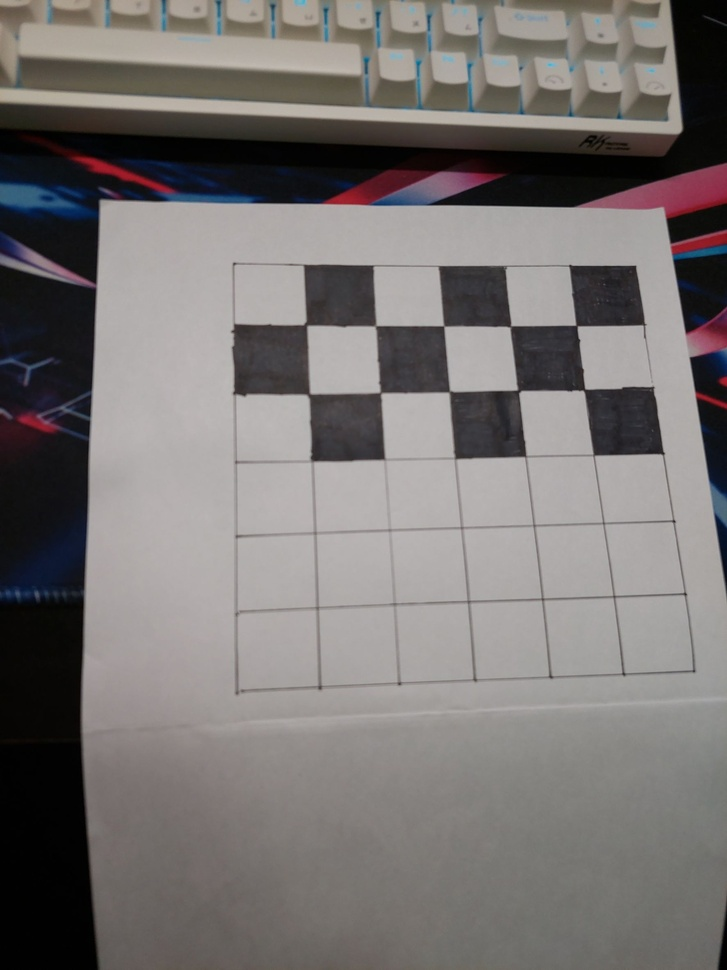
#> input picture hw9/images/homography_images/image_03.jpg, 727 x 970 px, shrunk from 1773 x 2364 before the run, found by its file name
$ python test.py
#> lines starting #> are read from the running program, lines starting #| are printed output that depends on the picture
### hw9/compute_fundamental_matrix.py
import numpy as np
import matplotlib.pyplot as plt
import cv2

# [54 lines left out: function compute_fundamental_matrix, not called in this run]

def compute_fundamental_matrix_with_RANSAC(points1, points2, threshold=1.0, num_iterations=1000):
    """
    使用RANSAC算法計算基本矩陣
    """
    best_F = None
    best_inliers = []
    max_inliers = 0

    for _ in range(num_iterations):
        # 1. 隨機選擇8個點
        idx = np.random.choice(len(points1), 8, replace=False)
        sample_points1 = points1[idx]
        sample_points2 = points2[idx]

        # 2. 計算F
        F = compute_fundamental_matrix(sample_points1, sample_points2)

        # 3. 計算所有點的誤差
        inliers = []
        for i in range(len(points1)):
            p1 = np.append(points1[i], 1)
            p2 = np.append(points2[i], 1)

            # 計算極線距離
            line = F @ p1
            error = abs(np.dot(p2, line)) / np.sqrt(line[0]**2 + line[1]**2)

            if error < threshold:
                inliers.append(i)

        # 4. 更新最佳結果
        if len(inliers) > max_inliers:
            max_inliers = len(inliers)
            best_inliers = inliers
            best_F = F


    # 5. 使用���有內點重新計算F
    if best_inliers:
        best_F = compute_fundamental_matrix(
            points1[best_inliers],
            points2[best_inliers]
        )

    return best_F, best_inliers

def select_corresponding_points(img1, img2, num_points=8):
    """
    使用matplotlib手動選取兩張圖片中的對應特徵點
    """
    points1 = []
    points2 = []

    # 創建並排顯示的圖片
    fig, (ax1, ax2) = plt.subplots(1, 2, figsize=(15, 8))

    # 顯示圖片
    ax1.imshow(cv2.cvtColor(img1, cv2.COLOR_BGR2RGB))
    ax2.imshow(cv2.cvtColor(img2, cv2.COLOR_BGR2RGB))

    ax1.set_title(f'Image 1 - Selected 0/{num_points} points')
    ax2.set_title(f'Image 2 - Selected 0/{num_points} points')

    # [25 lines left out: function onclick, not called in this run]

    # 綁定點擊事件
    cid = fig.canvas.mpl_connect('button_press_event', onclick)
    plt.show()

    # 確保選取了足夠的點
    if len(points1) != num_points or len(points2) != num_points:
        print(f"Warning: Expected {num_points} points but got {len(points1)} and {len(points2)} points")
        return None, None

    # 轉換為numpy數組
    return np.array(points1), np.array(points2)

# [40 lines left out: function main, not called in this run]

# [2 lines that do not run on import are left out]

### hw9/test.py
import numpy as np
import cv2
import matplotlib.pyplot as plt
from compute_fundamental_matrix import compute_fundamental_matrix_with_RANSAC, select_corresponding_points

# [68 lines left out: functions compute_projection_matrices, triangulate_points, compute_reprojection_error, plot_3d_points, not called in this run]

def main():
    # 讀取圖片
    img1 = cv2.imread('hw9/images/homography_images/image_03.jpg')
#> img1 is the input picture: shape (970, 727, 3); mean B, G, R 114.4, 115.7, 120
    img2 = cv2.imread('hw9/images/homography_images/image_02.jpg')
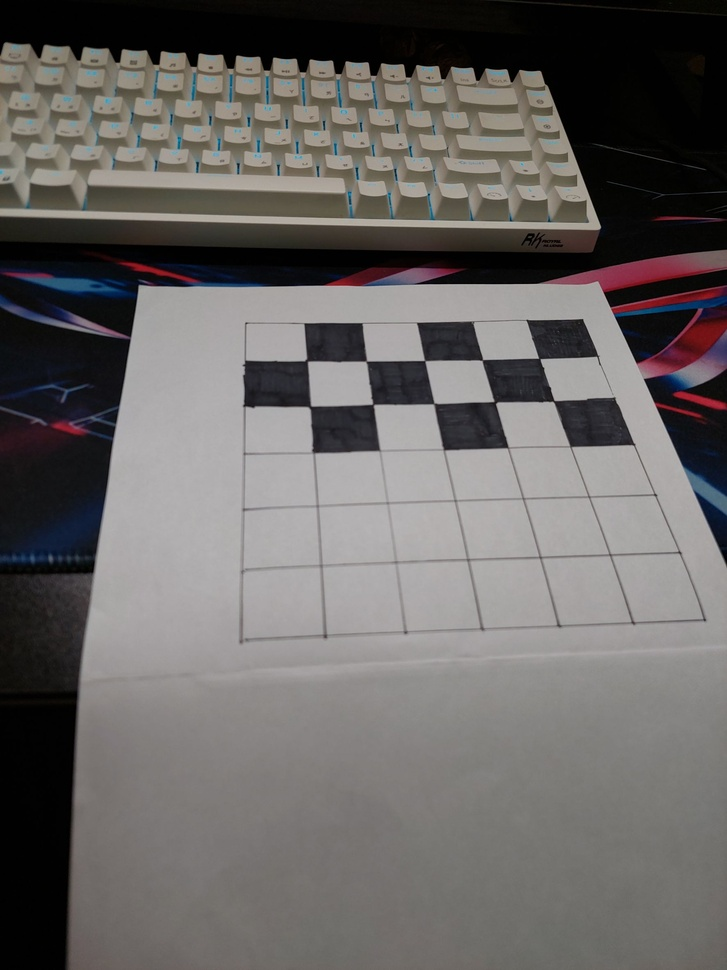
#> input picture hw9/images/homography_images/image_02.jpg, 727 x 970 px, shrunk from 1773 x 2364 before the run, found by its file name
#> img2 is the input picture: shape (970, 727, 3); mean B, G, R 100.2, 101.7, 104.8

    # 選取對應點
    points1, points2 = select_corresponding_points(img1, img2)
#> in select_corresponding_points, `plt.show()`:
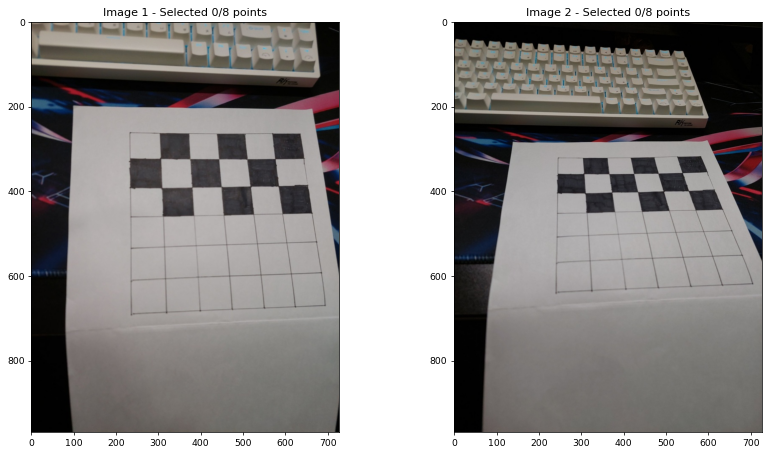
#> figure drawn by matplotlib, 2 panels
    print("Selected points:")
    # type
    # <class 'numpy.ndarray'>
    print("Image 1:\n", points1)
#| Image 1:
#|  None
#      [[ 748.97801063  795.17532468]
#  [ 920.39359504  797.73376623]
#  [1086.69229634  800.29220779]
#  [1242.7572314   790.05844156]
#  [ 759.21177686  958.91558442]
#  [ 935.74424439  964.03246753]
#  [1099.48450413  948.68181818]
#  [1270.90008855  953.7987013 ]]
    print("Image 2:\n", points2)
#| Image 2:
#|  None
#      [[ 746.07069067  879.6038961 ]
#  [ 894.46030106  879.6038961 ]
#  [1032.61614522  884.72077922]
#  [1178.44731405  879.6038961 ]
#  [ 753.74601535  987.05844156]
#  [ 912.36939197  989.61688312]
#  [1058.2005608   981.94155844]
#  [1209.14861275  979.38311688]]

    # 計算基本矩陣
    F, inliers = compute_fundamental_matrix_with_RANSAC(points1, points2)
    print("Fundamental Matrix:\n", F)
#      [[ 4.17196738e-08 -1.11960870e-06  9.66049773e-04]
#  [ 1.47435149e-06  6.62930295e-07 -2.07657194e-03]
#  [-1.41971221e-03  4.72017506e-04  1.00000000e+00]]

    # 1. 投影重建
    P1, P2 = compute_projection_matrices(F)
    points_3d = triangulate_points(P1, P2, points1, points2)

    # 計算重投影誤差
    error1 = compute_reprojection_error(points_3d, points1, P1)
    error2 = compute_reprojection_error(points_3d, points2, P2)

    print("Projective Reconstruction:")
    print("P1:\n", P1)
    print("P2:\n", P2)
    print(f"Reprojection errors: {error1:.3f}, {error2:.3f}")

    # 繪製 3D 點雲
    plot_3d_points(points_3d, "Projective Reconstruction")

    # 2. 仿射重建
    # TODO: 實作仿射升級

    # 3. 度量重建
    # TODO: 實作度量升級

if __name__ == "__main__":
#> (the run stopped early here; a loop or call above may not have finished)
